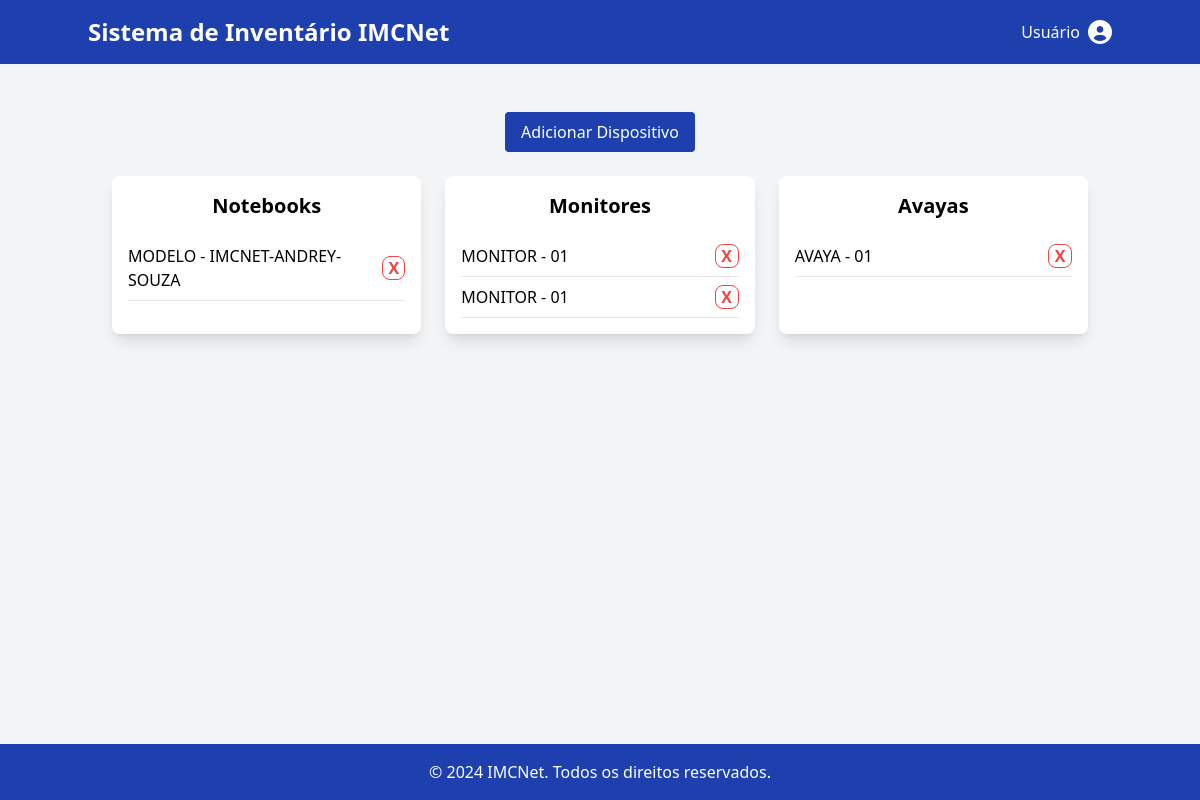
Page /inventory/ (signed in) on the earlier database version.
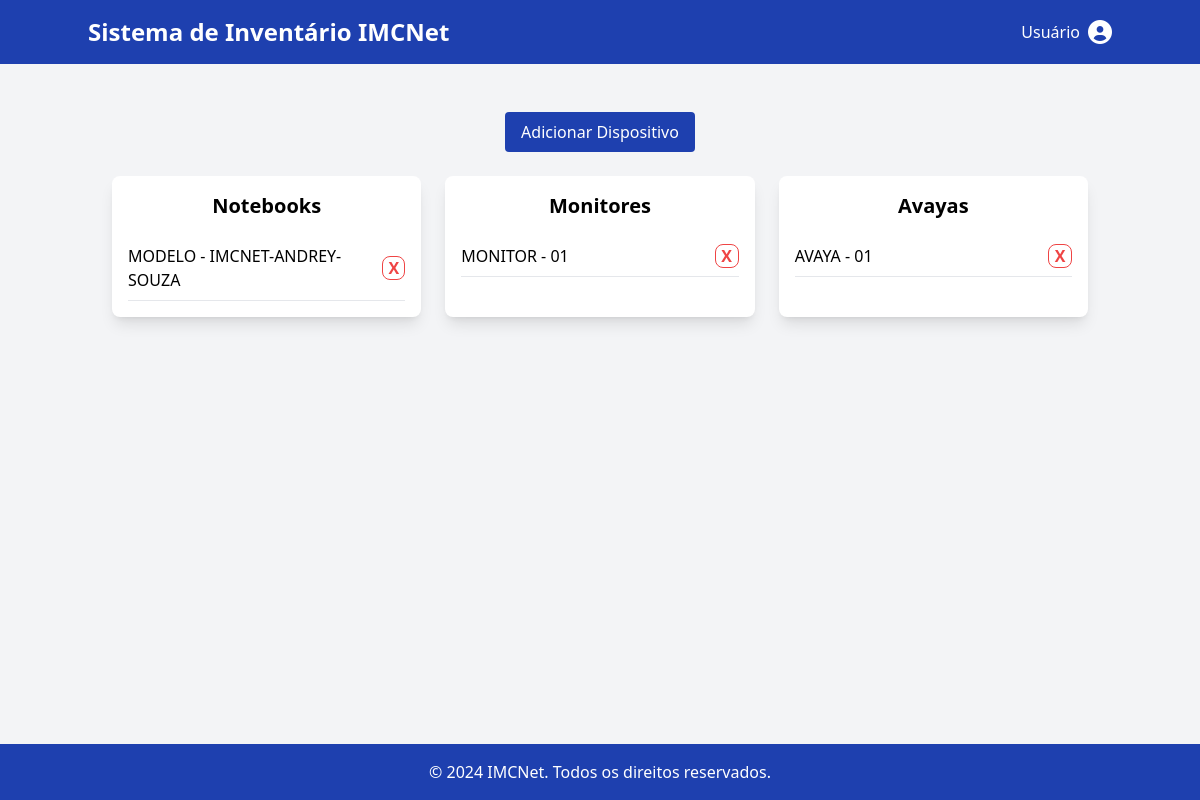
Same page on the later database version.
### inventory/models.py (models this page shows, shortened)
class Categoria(models.Model):
    nome = models.CharField(max_length=100, unique=True)

class Dispositivo(models.Model):
    nome = models.CharField(max_length=100)
    categoria = models.ForeignKey(Categoria, on_delete=models.CASCADE, related_name="dispositivos")

### inventory/views.py (the view, shortened to what this page needs)
# urls.py: path('', views.home, name="home"),
@login_required(login_url='/login/')
def home(request):
    categorias = Categoria.objects.prefetch_related('dispositivos').all()
    context = {'categorias': categorias}
    return render(request, 'home.html', context)

### inventory/templates/home.html (shortened to what this page needs)
{% extends "base.html" %}
{% block content %}
<div class="container mx-auto p-6">
    <div class="flex justify-center mb-6" x-data="{ open: false }">
        <button @click="open = true" class="bg-blue-800 text-white px-4 py-2 rounded hover:bg-blue-600">Adicionar Dispositivo</button>
    </div>
    <div class="grid grid-cols-3 gap-6">
        {% for categoria in categorias %}
        <div class="bg-white shadow-lg rounded-lg p-4">
            <h2 class="text-xl font-semibold mb-4 text-center">{{ categoria.nome }}</h2>
            <ul>
                {% for dispositivo in categoria.dispositivos.all %}
                <li class="flex justify-between items-center border-b py-2">
                    <span>{{ dispositivo.nome }}</span>
                    <a href="{% url 'remover_dispositivo' dispositivo.id %}"
                    class="text-red-500 hover:text-red-700 font-bold border border-red-500 rounded-lg w-6 h-6 flex items-center justify-center transform hover:scale-110 transition-transform duration-200 z-10">
                    X
                 </a>
                </li>
                {% endfor %}
            </ul>
        </div>
        {% endfor %}
    </div>
</div>
{% endblock %}

Differences in the rows shown:
removed Dispositivo: nome "MONITOR - 01", shown under Categoria "Monitores"
